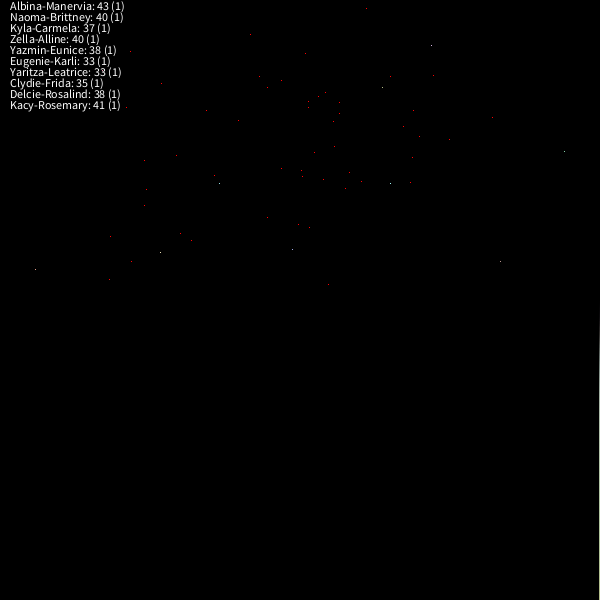
Frame 1 (no input)
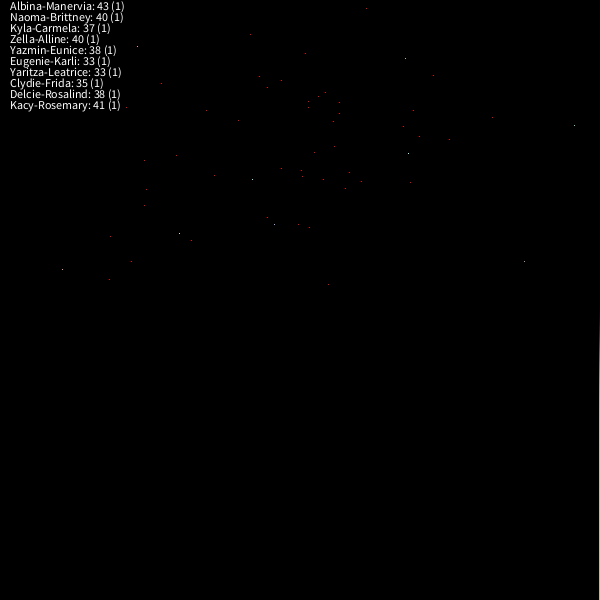
Frame 60 (the mouse pressed at the canvas centre just before this capture)
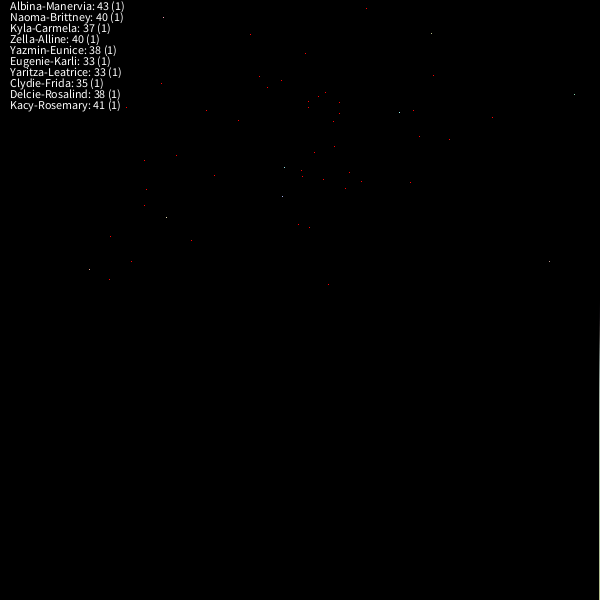
Frame 120 (the mouse held since frame 60 and released just before this capture)

The Processing sketch that drew these frames (run headless with seeded random() and noise(); from frame 60 on, the mouse is pressed at the canvas centre):

// Processing sketch: monsters
// ── monsters.pde
ArrayList<HashMap<String, DataPoint>> graph = new ArrayList<HashMap<String, DataPoint>>();

HashMap<String, DataPoint> families = new HashMap<String, DataPoint>();
PVector worldPos, worldDims;
PVector boundaryTopLeft, boundaryBottomRight;

class DataPoint {
  int count, health;
  float average;
  
  color col;
}








int C_ID = 0;



void log(String s) {
  println(s);
}


ArrayList<C> cs = new ArrayList<C>();
ArrayList<Food> food = new ArrayList<Food>();
void setup() {
  size(600, 600);

  worldPos = new PVector(0, 0);
  worldDims = new PVector(width, height / 2);
  boundaryTopLeft = new PVector(worldPos.x, worldPos.y);
  boundaryBottomRight = new PVector(worldPos.x + worldDims.x, worldPos.y + worldDims.y);
  for (int i = 0; i< 10; i += 1) {
    float x = random(worldPos.x + 20, worldPos.x + worldDims.x - 20);
    float y = random(worldPos.y + 20, worldPos.y + worldDims.y - 20);
    cs.add(new C(x, y));
  }

  for (int i = 0; i< 50; i += 1) {
    food.add(new Food());
  }

  frameRate(5000);

  int x = (int)boxmuller(0, 100);
  int i = 0;
  while (x > 20) {
    i += 1;
    x = (int)boxmuller(0, 100);
  }
  println(i + "iterations : " + x);
}

void draw() {
  int virusSig = -1;
  if (random(0, 100) <= 25) {
    virusSig = (int)random(0, 1000);
    //log("virus (" + virusSig + ") appeared");
  }
  boolean refreshFamilies = false;
  if (frameCount % 200 == 0 || frameCount < 2) {
    refreshFamilies = true;
    families.clear();
  }
  background(0);
  loadPixels();
  for (int i = cs.size() -1; i >= 0; i -= 1) {
    C c = cs.get(i);
    if (c.dead) { 
      cs.remove(i);
      continue;
    }
    if (virusSig >= 0 && virusSig == c.virusSig) {
      if (random(0, c.health + (c.survived * 10)) <= 25 ) {
        c.dead =true;
        log(c.getName() + " died from virus (" + virusSig + ")");
      } else {
        // log(c.getName() + " survived virus (" + virusSig + ")");
        c.survived += 1;
      }
    }
    if (!c.dead) {
      c.update();
      c.draw();


      if (refreshFamilies) {
        if (families.get(c.lastName) != null) {
          DataPoint ii = families.get(c.lastName);
          ii.health += c.health;
          ii.count += 1;

          families.put(c.lastName, ii);
        } else {
          DataPoint p = new DataPoint();
          p.count = 1;
          p.health = floor(c.health);
          p.col = c.col;
          families.put(c.lastName, p);
        }
      }
    }
  }
  if (refreshFamilies) {
    for (DataPoint d : families.values()) {
      d.average = d.health / d.count;
    }
    graph.add( (HashMap<String, DataPoint>)families.clone());
    if (graph.size()>width/2) {
      graph.remove(0);
    }
  }

  for (Food f : food) {
    f.draw();
  }
  updatePixels();

  if (cs.size() < 4) {
    for (int i = 0; i < 4; i += 1) {
      float x = random(worldPos.x + 20, worldPos.x + worldDims.x - 20);
      float y = random(worldPos.y + 20, worldPos.y + worldDims.y - 20);
      // cs.add(new C(x,y));
      C c = new C(x, y);
      cs.add(c);
      log(c.getName() + " appeared from nowhere");
    }
  }
  float y = 10;
  fill(255);
  for (String K : families.keySet()) {
    DataPoint ii = families.get(K);
    text(K + ": " + floor(ii.average) + " (" + ii.count + ")", 10, y);
    y += 11;
  }

  int highest = 0;
  
  for (HashMap<String, DataPoint> map : graph) {

    
    for (DataPoint V : map.values()) {
      if (floor(V.average) > highest) {
        highest = floor(V.average);
      }
      
        
    }
  }
  HashMap<String, PVector> pointsA = new HashMap<String, PVector>();
  HashMap<String, PVector> pointsB = new HashMap<String, PVector>();
  float gx = 0;
  float gy = 0;
  for (HashMap<String, DataPoint> map : graph) {
    
    gx += 1;
    float ggx = map(gx, 0, graph.size(), 0, width);
    for (String K : map.keySet()) {
      
      DataPoint V = map.get(K);
      gy = map(V.average, 0, highest, height, height / 2);
      stroke(V.col);
      float fromx=ggx-1, fromy=height;
      PVector p = pointsB.get(K);
      if (p != null) {
        fromx = p.x;
        fromy = p.y;
      }
      line(fromx, fromy, ggx, gy);
      pointsA.put(K, new PVector(ggx, gy));
    }
    pointsB = (HashMap<String,PVector>)pointsA.clone();
    pointsA.clear();
  }
}

float angle(PVector v1, PVector v2) {
  float a = atan2(v2.y, v2.x) - atan2(v1.y, v1.x);
  if (a < 0) a += TWO_PI;
  return a;
}
// ── createure_class.pde
class C {
  int id;
  Eye e;
  PVector pos;
  PVector dir;
  float facingAngle = 0;
  float speed;
  float radius;
  float health = 0;
  color col;
  float turnDir = 0;
  int maxChildren = 0;
  int countChildren = 0;
  boolean dead = false;
  float healthLossPerTurn;
  float age = 0;
  float willDieAtAge;
  String firstName, lastName;
  float canBreedAtHealth;
  float ageIncFromBreeding;
  float ageFactorFromFood;
  C parent = null;
  int cycles = 0;
  int virusSig = 0;
  int survived = 1;
  C (float x, float y) {
    e = new Eye();
    pos = new PVector(x, y);
    C_ID += 1;
    id = C_ID;
    willDieAtAge = (int)boxmuller(boxmuller(0, 1000), boxmuller(1000, 5000));
    canBreedAtHealth = boxmuller(90, 300);


    speed = boxmuller(0.1, 1);
    newDir();
    radius = boxmuller(3, 10);
    col = color(random(128, 255), random(128, 255), random(128, 255));
    turnDir = random(0, 1) > 0.5 ? 1 : -1;
    maxChildren = (int)boxmuller(1, 5);
    health = boxmuller(25, 50);
    healthLossPerTurn = boxmuller(0.1, 2);
    firstName = getNewName(1);
    lastName = getNewName(2);
    ageIncFromBreeding = boxmuller(0, 5);
    ageFactorFromFood = boxmuller(0, 1);
    virusSig = (int) random(0, 1000);
  }

  int getHealth() {
    return (int) floor(health);
  }

  String getAgeString() {
    return floor(age) + " c(" + cycles + ") le(" + floor(willDieAtAge) + ")";
  }

  String getName() {
    return firstName + " " + lastName;
  }

  C copy() {
    C c = new C(this.pos.x + (this.radius * 2), this.pos.y);
    c.e = this.e.copy();
    c.radius = this.radius * boxmuller(0.99, 1.01);
    c.speed = this.speed * boxmuller(0.99, 1.01);
    c.col = this.col;
    c.health = this.health / 2;
    c.healthLossPerTurn = this.healthLossPerTurn * boxmuller(0.99, 1.01);
    c.maxChildren = this.maxChildren + (int) boxmuller(-1, 1);
    c.age = 0;
    c.willDieAtAge = this.willDieAtAge + (int) boxmuller(-5, 5);
    this.health /= 4;
    c.parent = this;
    c.lastName = this.lastName;
    c.canBreedAtHealth = this.canBreedAtHealth * boxmuller(0.99, 1.01);
    c.ageFactorFromFood = this.ageFactorFromFood * boxmuller(0.9, 1.1);
    c.ageIncFromBreeding = this.ageIncFromBreeding * boxmuller(0.9, 1.1);
    c.virusSig = this.virusSig;// + (int) boxmuller(-1,1);
    if (boxmuller(0, 100) <= 1) {
      c.virusSig += (int) random(-1, 1);
    }
    c.survived = this.survived / 2;

    return c;
  }

  void draw() {
    if (dead) return;
    // int idx
    int idx = floor(pos.x) + floor(pos.y) * width;
    pixels[idx] = col;
    //stroke(255);
    //fill(col);
    //ellipse(pos.x, pos.y, radius, radius);

    // text(floor(health) + " (" + floor(age) + ")", pos.x + (radius), pos.y);
    //if (this.parent != null && !this.parent.dead) {
    //  stroke(32);
    //    line(pos.x, pos.y, parent.pos.x, parent.pos.y);
    //}
    //    facingAngle += radians(1);
  }

  void update() {
    if (dead) return;
    age += 1;
    cycles += 1;
    health -= (healthLossPerTurn * (radius * 0.01)) * speed;
    e.look(pos, id);
    if (e.collide) {
      if (e.foundFood && e.eatMe != null) {
        newDir(e.eatMe.pos);
      } else {
        newDir();
      }
    }



    if (pos.x + dir.x <= radius || pos.x + dir.x >= boundaryBottomRight.x - radius || pos.y + dir.y <= radius || pos.y + dir.y >= boundaryBottomRight.y - radius ) {
      newDir();
    } else {
      pos.add(dir);
      if (e.eatMe != null) {
        if (PVector.dist(pos, e.eatMe.pos) < radius) {
          health += e.eatMe.nutrition;
          age += e.eatMe.nutrition * ageFactorFromFood;
          e.eatMe.setPos(true);

          e.eatMe = null;
        }
      }
    }

    if (health > 100) {
      C c = this.copy();
      cs.add(c);
      log(this.getName() + " gave birth to " + c.getName());
      countChildren += 1;
      age += ageIncFromBreeding;

      //if (countChildren >= maxChildren) {
      //  log(this.getName() + " died (too many children)");
      //  dead = true;
      //}
    } else if (health <= 0 ) {
      dead = true;
      log(this.getName() + " starved to death at age " + getAgeString());
    } else if (age > willDieAtAge) {
      int a = (int)abs(age - willDieAtAge);
      int r = (int) (random(0, 5000));
      if (r < a) {
        log(this.getName() + " died of old age at age " + getAgeString());
        dead = true;
      }
    }
    //PVector pp = PVector.fromAngle(facingAngle);

    //line(pos.x, pos.y, pos.x + pp.x, pos.x + pp.y);
  }

  void newDir() {
    facingAngle += radians( random(1, 5)) * turnDir;
    dir = PVector.fromAngle(facingAngle);
    dir.normalize();
    dir.mult(speed);
    // facingAngle = PVector.sub(PVector.add(pos, dir), pos).heading();
    e.facing = facingAngle;
    if (random(0, 10000) <= 10) {
      turnDir = random(0, 1) > 0.5 ? 1 : -1;
    }
  }

  void newDir(PVector target) {
    dir = PVector.sub(target, pos);
    dir.normalize();
    dir.mult(speed);
    facingAngle = PVector.sub(PVector.add(pos, dir), pos).heading();
    e.facing = facingAngle;
  }
}
// ── distrib.pde
float boxmuller(float high, float low) {
  float answer = 0;
  
  float U = random(0,1), V = random(0,1);
  
  answer = sqrt(-2 * log(U)) * cos(TWO_PI * V);
  
  answer = map(answer, -5, 5, high, low);
  
  return answer;
}
// ── eye_and_monster.pde
class Eye {
  PVector pos;
  float angleFrom, angleTo, angleInc;
  float len;
  float facing;
  boolean collide =false;
  boolean foundFood = false;
  Food eatMe = null;
  float oscillate = 0;
  float osc_step = PI;




  Eye() {
    angleFrom = random(0, PI);
    angleTo = random(angleFrom, PI);
    angleInc = radians(random(5, 15));
    len = random(30, 50);
  }

  Eye copy() {
    Eye e = new Eye();
    e.angleFrom = this.angleFrom;
    e.angleTo = this.angleTo;
    e.len = this.len;
    e.facing = this.facing;
    e.eatMe = null;
    e.collide = false;
    e.foundFood = false;

    return e;
  }

  void look(PVector pos1, int id) {
    osc_step += radians(1);
    if (osc_step > TWO_PI) osc_step -= TWO_PI;
    oscillate = sin(osc_step);
    collide = false;
    boolean AlreadylookingForFood = foundFood;
    foundFood =false;


    this.pos = pos1.copy();
    PVector w = null;
    PVector pp = pos.copy();
    //  boolean drawMiddle = false;
    for (float a = facing - (angleFrom / 2); a < facing + (angleTo / 2); a += angleInc) {
      w = PVector.fromAngle(a + oscillate);
      PVector p = w.copy();



      p.normalize();
      pp = pos.copy();
      stroke(255);
      for (float i = 0; i < len; i += p.mag()) {
        pp.add(p.x, p.y);


        for (C o : cs) {
          if (outOfBounds(pp.x, pp.y)) {//(pp.x <= 1 || pp.x >= boundaryBottomRight.x || pp.y <= 1 || pp.y >= boundaryBottomRight.y) {
            collide = true;
            break;
          }
          if (o.id != id) { //i.e. it's not me
            if (PVector.dist(pp, o.pos) <= 12) {
              collide = true;
              break;
            }
          }
          if (!foundFood && !AlreadylookingForFood) {
            for (Food f : food) {
              if (f.coolDown > 0 ) continue;
              if (pp.x >= f.pos.x && pp.x <= f.pos.x + 2 && pp.y >= f.pos.y && pp.y <= f.pos.y + 2) {
                collide = true;
                foundFood = true;
                eatMe = f;
                break;
              }
            }
          }
        }
        // if (collide) break;
        // point(pp.x, pp.y);
      }
      // point(pp.x, pp.y);
    }
    if (AlreadylookingForFood) collide = true;
  }
}
// ── foodclass.pde
class Food {
  PVector pos;
  float nutrition;
  int coolDown = 0;
  Food() {
    pos = new PVector(0, 0);
    setPos(false);
  }

  void setPos(boolean withCoolDown) {
    float x = 0;
    float y = 0;
    while (x <= worldPos.x || x >= worldPos.x + worldDims.x) {
      x = boxmuller(worldPos.x - (worldDims.x / 2), worldPos.x + (worldDims.x * 1.5));
    }
    while (y <= worldPos.y || y >= worldPos.y + worldDims.y) {
      y = boxmuller(worldPos.y - (worldDims.y / 2), worldPos.y + (worldDims.y * 1.5));
    }

    pos.x = x;
    pos.y = y;
    nutrition = random(5, 20);
    if (withCoolDown) {
      coolDown = floor(random(100, 1000));
    }
  }

  void draw() {
    if (coolDown <= 0 ) {
      int idx = floor(pos.x) + floor(pos.y) * width;
      pixels[idx] = color(255, 0, 0);
    } else {
      coolDown -= 1;
    }
    //  stroke(255, 0, 0);
    //  fill(255, 0, 0);
    //  ellipse(pos.x, pos.y, 2, 2);
  }
}
// ── namesnames.pde
String[] names = {"Mary",
"Anna",
"Emma",
"Elizabeth",
"Minnie",
"Margaret",
"Ida",
"Alice",
"Bertha",
"Sarah",
"Annie",
"Clara",
"Ella",
"Florence",
"Cora",
"Martha",
"Laura",
"Nellie",
"Grace",
"Carrie",
"Maude",
"Mabel",
"Bessie",
"Jennie",
"Gertrude",
"Julia",
"Hattie",
"Edith",
"Mattie",
"Rose",
"Catherine",
"Lillian",
"Ada",
"Lillie",
"Helen",
"Jessie",
"Louise",
"Ethel",
"Lula",
"Myrtle",
"Eva",
"Frances",
"Lena",
"Lucy",
"Edna",
"Maggie",
"Pearl",
"Daisy",
"Fannie",
"Josephine",
"Dora",
"Rosa",
"Katherine",
"Agnes",
"Marie",
"Nora",
"May",
"Mamie",
"Blanche",
"Stella",
"Ellen",
"Nancy",
"Effie",
"Sallie",
"Nettie",
"Della",
"Lizzie",
"Flora",
"Susie",
"Maud",
"Mae",
"Etta",
"Harriet",
"Sadie",
"Caroline",
"Katie",
"Lydia",
"Elsie",
"Kate",
"Susan",
"Mollie",
"Alma",
"Addie",
"Georgia",
"Eliza",
"Lulu",
"Nannie",
"Lottie",
"Amanda",
"Belle",
"Charlotte",
"Rebecca",
"Ruth",
"Viola",
"Olive",
"Amelia",
"Hannah",
"Jane",
"Virginia",
"Emily",
"Matilda",
"Irene",
"Kathryn",
"Esther",
"Willie",
"Henrietta",
"Ollie",
"Amy",
"Rachel",
"Sara",
"Estella",
"Theresa",
"Augusta",
"Ora",
"Pauline",
"Josie",
"Lola",
"Sophia",
"Leona",
"Anne",
"Mildred",
"Ann",
"Beulah",
"Callie",
"Lou",
"Delia",
"Eleanor",
"Barbara",
"Iva",
"Louisa",
"Maria",
"Mayme",
"Evelyn",
"Estelle",
"Nina",
"Betty",
"Marion",
"Bettie",
"Dorothy",
"Luella",
"Inez",
"Lela",
"Rosie",
"Allie",
"Millie",
"Janie",
"Cornelia",
"Victoria",
"Ruby",
"Winifred",
"Alta",
"Celia",
"Christine",
"Beatrice",
"Birdie",
"Harriett",
"Mable",
"Myra",
"Sophie",
"Tillie",
"Isabel",
"Sylvia",
"Carolyn",
"Isabelle",
"Leila",
"Sally",
"Ina",
"Essie",
"Bertie",
"Nell",
"Alberta",
"Katharine",
"Lora",
"Rena",
"Mina",
"Rhoda",
"Mathilda",
"Abbie",
"Eula",
"Dollie",
"Hettie",
"Eunice",
"Fanny",
"Ola",
"Lenora",
"Adelaide",
"Christina",
"Lelia",
"Nelle",
"Sue",
"Johanna",
"Lilly",
"Lucinda",
"Minerva",
"Lettie",
"Roxie",
"Cynthia",
"Helena",
"Hilda",
"Hulda",
"Bernice",
"Genevieve",
"Jean",
"Cordelia",
"Marian",
"Francis",
"Jeanette",
"Adeline",
"Gussie",
"Leah",
"Lois",
"Lura",
"Mittie",
"Hallie",
"Isabella",
"Olga",
"Phoebe",
"Teresa",
"Hester",
"Lida",
"Lina",
"Marguerite",
"Winnie",
"Claudia",
"Vera",
"Cecelia",
"Bess",
"Emilie",
"John",
"Rosetta",
"Verna",
"Myrtie",
"Cecilia",
"Elva",
"Olivia",
"Ophelia",
"Georgie",
"Elnora",
"Violet",
"Adele",
"Lily",
"Linnie",
"Loretta",
"Madge",
"Polly",
"Virgie",
"Eugenia",
"Lucile",
"Lucille",
"Mabelle",
"Rosalie",
"Kittie",
"Meta",
"Angie",
"Dessie",
"Georgiana",
"Lila",
"Regina",
"Selma",
"Wilhelmina",
"Bridget",
"Lilla",
"Malinda",
"Vina",
"Freda",
"Gertie",
"Jeannette",
"Louella",
"Mandy",
"Roberta",
"Cassie",
"Corinne",
"Ivy",
"Melissa",
"Lyda",
"Naomi",
"Norma",
"Bell",
"Margie",
"Nona",
"Zella",
"Dovie",
"Elvira",
"Erma",
"Irma",
"Leota",
"William",
"Artie",
"Blanch",
"Charity",
"Janet",
"Lorena",
"Lucretia",
"Orpha",
"Alvina",
"Annette",
"Catharine",
"Elma",
"Geneva",
"Lee",
"Leora",
"Lona",
"Miriam",
"Zora",
"Linda",
"Octavia",
"Sudie",
"Zula",
"Adella",
"Alpha",
"Frieda",
"George",
"Joanna",
"Leonora",
"Priscilla",
"Tennie",
"Angeline",
"Docia",
"Ettie",
"Flossie",
"Hanna",
"Letha",
"Minta",
"Retta",
"Rosella",
"Adah",
"Berta",
"Elisabeth",
"Elise",
"Goldie",
"Leola",
"Margret",
"Adaline",
"Floy",
"Idella",
"Juanita",
"Lenna",
"Lucie",
"Missouri",
"Nola",
"Zoe",
"Eda",
"Isabell",
"James",
"Julie",
"Letitia",
"Madeline",
"Malissa",
"Mariah",
"Pattie",
"Vivian",
"Almeda",
"Aurelia",
"Claire",
"Dolly",
"Hazel",
"Jannie",
"Kathleen",
"Kathrine",
"Lavinia",
"Marietta",
"Melvina",
"Ona",
"Pinkie",
"Samantha",
"Susanna",
"Chloe",
"Donnie",
"Elsa",
"Gladys",
"Matie",
"Pearle",
"Vesta",
"Vinnie",
"Antoinette",
"Clementine",
"Edythe",
"Harriette",
"Libbie",
"Lilian",
"Lue",
"Lutie",
"Magdalena",
"Meda",
"Rita",
"Tena",
"Zelma",
"Adelia",
"Annetta",
"Antonia",
"Dona",
"Elizebeth",
"Georgianna",
"Gracie",
"Iona",
"Lessie",
"Leta",
"Liza",
"Mertie",
"Molly",
"Neva",
"Oma",
"Alida",
"Alva",
"Cecile",
"Cleo",
"Donna",
"Ellie",
"Ernestine",
"Evie",
"Frankie",
"Helene",
"Minna",
"Myrta",
"Prudence",
"Queen",
"Rilla",
"Savannah",
"Tessie",
"Tina",
"Agatha",
"America",
"Anita",
"Arminta",
"Dorothea",
"Ira",
"Luvenia",
"Marjorie",
"Maybelle",
"Mellie",
"Nan",
"Pearlie",
"Sidney",
"Velma",
"Clare",
"Constance",
"Dixie",
"Ila",
"Iola",
"Jimmie",
"Louvenia",
"Lucia",
"Ludie",
"Luna",
"Metta",
"Patsy",
"Phebe",
"Sophronia",
"Adda",
"Avis",
"Betsy",
"Bonnie",
"Cecil",
"Cordie",
"Emmaline",
"Ethelyn",
"Hortense",
"June",
"Louie",
"Lovie",
"Marcella",
"Melinda",
"Mona",
"Odessa",
"Veronica",
"Aimee",
"Annabel",
"Ava",
"Bella",
"Carolina",
"Cathrine",
"Christena",
"Clyde",
"Dena",
"Dolores",
"Eleanore",
"Elmira",
"Fay",
"Frank",
"Jenny",
"Kizzie",
"Lonnie",
"Loula",
"Magdalene",
"Mettie",
"Mintie",
"Peggy",
"Reba",
"Serena",
"Vida",
"Zada",
"Abigail",
"Celestine",
"Celina",
"Claudie",
"Clemmie",
"Connie",
"Daisie",
"Deborah",
"Dessa",
"Easter",
"Eddie",
"Emelia",
"Emmie",
"Imogene",
"India",
"Jeanne",
"Joan",
"Lenore",
"Liddie",
"Lotta",
"Mame",
"Nevada",
"Rachael",
"Sina",
"Willa",
"Aline",
"Beryl",
"Charles",
"Daisey",
"Dorcas",
"Edmonia",
"Effa",
"Eldora",
"Eloise",
"Emmer",
"Era",
"Gena",
"Henry",
"Iris",
"Izora",
"Lennie",
"Lissie",
"Mallie",
"Malvina",
"Mathilde",
"Mazie",
"Queenie",
"Robert",
"Rosina",
"Salome",
"Theodora",
"Therese",
"Vena",
"Wanda",
"Wilda",
"Altha",
"Anastasia",
"Besse",
"Bird",
"Birtie",
"Clarissa",
"Claude",
"Delilah",
"Diana",
"Emelie",
"Erna",
"Fern",
"Florida",
"Frona",
"Hilma",
"Joseph",
"Juliet",
"Leonie",
"Lugenia",
"Mammie",
"Manda",
"Manerva",
"Manie",
"Nella",
"Paulina",
"Philomena",
"Rae",
"Selina",
"Sena",
"Theodosia",
"Tommie",
"Una",
"Vernie",
"Adela",
"Althea",
"Amalia",
"Amber",
"Angelina",
"Annabelle",
"Anner",
"Arie",
"Clarice",
"Corda",
"Corrie",
"Dell",
"Dellar",
"Donie",
"Doris",
"Elda",
"Elinor",
"Emeline",
"Emilia",
"Esta",
"Estell",
"Etha",
"Fred",
"Hope",
"Indiana",
"Ione",
"Jettie",
"Johnnie",
"Josiephine",
"Kitty",
"Lavina",
"Leda",
"Letta",
"Mahala",
"Marcia",
"Margarette",
"Maudie",
"Maye",
"Norah",
"Oda",
"Patty",
"Paula",
"Permelia",
"Rosalia",
"Roxanna",
"Sula",
"Vada",
"Winnifred",
"Adline",
"Almira",
"Alvena",
"Arizona",
"Becky",
"Bennie",
"Bernadette",
"Camille",
"Cordia",
"Corine",
"Dicie",
"Dove",
"Drusilla",
"Elena",
"Elenora",
"Elmina",
"Ethyl",
"Evalyn",
"Evelina",
"Faye",
"Huldah",
"Idell",
"Inga",
"Irena",
"Jewell",
"Kattie",
"Lavenia",
"Leslie",
"Lovina",
"Lulie",
"Magnolia",
"Margeret",
"Margery",
"Media",
"Millicent",
"Nena",
"Ocie",
"Orilla",
"Osie",
"Pansy",
"Ray",
"Rosia",
"Rowena",
"Shirley",
"Tabitha",
"Thomas",
"Verdie",
"Walter",
"Zetta",
"Zoa",
"Zona",
"Albertina",
"Albina",
"Alyce",
"Amie",
"Angela",
"Annis",
"Carol",
"Carra",
"Clarence",
"Clarinda",
"Delphia",
"Dillie",
"Doshie",
"Drucilla",
"Etna",
"Eugenie",
"Eulalia",
"Eve",
"Felicia",
"Florance",
"Fronie",
"Geraldine",
"Gina",
"Glenna",
"Grayce",
"Hedwig",
"Jessica",
"Jossie",
"Katheryn",
"Katy",
"Lea",
"Leanna",
"Leitha",
"Leone",
"Lidie",
"Loma",
"Lular",
"Magdalen",
"Maymie",
"Minervia",
"Muriel",
"Neppie",
"Olie",
"Onie",
"Osa",
"Otelia",
"Paralee",
"Patience",
"Rella",
"Rillie",
"Rosanna",
"Theo",
"Tilda",
"Tishie",
"Tressa",
"Viva",
"Yetta",
"Zena",
"Zola",
"Abby",
"Aileen",
"Alba",
"Alda",
"Alla",
"Alverta",
"Ara",
"Ardelia",
"Ardella",
"Arrie",
"Arvilla",
"Augustine",
"Aurora",
"Bama",
"Bena",
"Byrd",
"Calla",
"Camilla",
"Carey",
"Carlotta",
"Celestia",
"Cherry",
"Cinda",
"Classie",
"Claudine",
"Clemie",
"Clifford",
"Clyda",
"Creola",
"Debbie",
"Dee",
"Dinah",
"Doshia",
"Ednah",
"Edyth",
"Eleanora",
"Electa",
"Eola",
"Erie",
"Eudora",
"Euphemia",
"Evalena",
"Evaline",
"Faith",
"Fidelia",
"Freddie",
"Golda",
"Harry",
"Helma",
"Hermine",
"Hessie",
"Ivah",
"Janette",
"Jennette",
"Joella",
"Kathryne",
"Lacy",
"Lanie",
"Lauretta",
"Leana",
"Leatha",
"Leo",
"Liller",
"Lillis",
"Louetta",
"Madie",
"Mai",
"Martina",
"Maryann",
"Melva",
"Mena",
"Mercedes",
"Merle",
"Mima",
"Minda",
"Monica",
"Nealie",
"Netta",
"Nolia",
"Nonie",
"Odelia",
"Ottilie",
"Phyllis",
"Robbie",
"Sabina",
"Sada",
"Sammie",
"Suzanne",
"Sybilla",
"Thea",
"Tressie",
"Vallie",
"Venie",
"Viney",
"Wilhelmine",
"Winona",
"Zelda",
"Zilpha",
"Adelle",
"Adina",
"Adrienne",
"Albertine",
"Alys",
"Ana",
"Araminta",
"Arthur",
"Birtha",
"Bulah",
"Caddie",
"Celie",
"Charlotta",
"Clair",
"Concepcion",
"Cordella",
"Corrine",
"Delila",
"Delphine",
"Dosha",
"Edgar",
"Elaine",
"Elisa",
"Ellar",
"Elmire",
"Elvina",
"Ena",
"Estie",
"Etter",
"Fronnie",
"Genie",
"Georgina",
"Glenn",
"Gracia",
"Guadalupe",
"Gwendolyn",
"Hassie",
"Honora",
"Icy",
"Isa",
"Isadora",
"Jesse",
"Jewel",
"Joe",
"Johannah",
"Juana",
"Judith",
"Judy",
"Junie",
"Lavonia",
"Lella",
"Lemma",
"Letty",
"Linna",
"Littie",
"Lollie",
"Lorene",
"Louis",
"Love",
"Lovisa",
"Lucina",
"Lynn",
"Madora",
"Mahalia",
"Manervia",
"Manuela",
"Margarett",
"Margaretta",
"Margarita",
"Marilla",
"Mignon",
"Mozella",
"Natalie",
"Nelia",
"Nolie",
"Omie",
"Opal",
"Ossie",
"Ottie",
"Ottilia",
"Parthenia",
"Penelope",
"Pinkey",
"Pollie",
"Rennie",
"Reta",
"Roena",
"Rosalee",
"Roseanna",
"Ruthie",
"Sabra",
"Sannie",
"Selena",
"Sibyl",
"Tella",
"Tempie",
"Tennessee",
"Teressa",
"Texas",
"Theda",
"Thelma",
"Thursa",
"Ula",
"Vannie",
"Verona",
"Vertie",
"Wilma",
"Adell",
"Aggie",
"Alcie",
"Alfreda",
"Alicia",
"Allene",
"Almyra",
"Anastacia",
"Andrea",
"Archie",
"Aria",
"Arminda",
"Audrey",
"Aura",
"Avie",
"Berdie",
"Buena",
"Calista",
"Cammie",
"Cara",
"Celesta",
"Celeste",
"Chaney",
"Chanie",
"Charlie",
"Charlottie",
"Chrissie",
"Christene",
"Christiana",
"Cleora",
"Clora",
"Coralie",
"Dana",
"Dave",
"David",
"Dayse",
"Dean",
"Delfina",
"Deliah",
"Delina",
"Delle",
"Dicy",
"Donia",
"Dulcie",
"Earl",
"Edward",
"Edwina",
"Ela",
"Eleonora",
"Elta",
"Elvie",
"Elza",
"Elzada",
"Emaline",
"Ester",
"Eulah",
"Eulalie",
"Euna",
"Lonie",
"Zadie",
"Eveline",
"Lelah",
"Nanie",
"Petra",
"Glennie",
"Juliette",
"Mannie",
"Mercy",
"Miranda",
"Nana",
"Zilpah",
"Almedia",
"Byrdie",
"Claribel",
"Coral",
"Exie",
"Justine",
"Malissie",
"Myrtice",
"Narcissus",
"Rosamond",
"Theresia",
"Valeria",
"Vessie",
"Victorine",
"Arabella",
"Audie",
"Carmen",
"Dottie",
"Flo",
"Fredericka",
"Gloria",
"Gusta",
"Icie",
"Lillia",
"Lota",
"Nathalie",
"Nita",
"Ota",
"Ramona",
"Texie",
"Will",
"Zillah",
"Aida",
"Arra",
"Belva",
"Biddie",
"Bula",
"Carry",
"Courtney",
"Crete",
"Dossie",
"Evangeline",
"Flavia",
"Fleta",
"Fronia",
"Gillie",
"Jinnie",
"Jonnie",
"Karen",
"Katharina",
"Mell",
"Mirtie",
"Mora",
"Ninnie",
"Odie",
"Pink",
"Rettie",
"Rozella",
"Sofia",
"Sybil",
"Sylvania",
"Tilla",
"Ursula",
"Veda",
"Zaida",
"Zenobia",
"Aletha",
"Andrew",
"Ason",
"Bina",
"Chloie",
"Christie",
"Corean",
"Corinna",
"Elodie",
"Epsie",
"Eugene",
"Exa",
"Gail",
"Georgine",
"Gretta",
"Henriette",
"Jeffie",
"Jemima",
"Jo",
"Johnie",
"Josefa",
"Juliana",
"Katharyn",
"Lannie",
"Lavada",
"Leonore",
"Levina",
"Libby",
"Lilie",
"Louanna",
"Mabell",
"Madeleine",
"Marinda",
"Mila",
"Neta",
"Orlena",
"Ova",
"Ozella",
"Ressie",
"Rosena",
"Rosey",
"Senora",
"Siddie",
"Susana",
"Susanne",
"Texanna",
"Tiney",
"Tinie",
"Tiny",
"Vernon",
"Achsah",
"Agness",
"Ala",
"Alabama",
"Alexina",
"Alfred",
"Altie",
"Ama",
"Amalie",
"Amelie",
"Amey",
"Amma",
"Ammie",
"Anie",
"Annabell",
"Arta",
"Attie",
"Audra",
"Azzie",
"Carl",
"Cathryn",
"Cena",
"Chester",
"Chestina",
"Clem",
"Crissie",
"Cyntha",
"Daisye",
"Dellia",
"Delta",
"Dema",
"Dezzie",
"Dola",
"Dollye",
"Eithel",
"Elba",
"Elfrieda",
"Elmer",
"Elna",
"Emogene",
"Enola",
"Verda",
"Gretchen",
"Hermina",
"Nelly",
"Eller",
"Hetty",
"Luetta",
"Pennie",
"Rosemary",
"Beckie",
"Buna",
"Caldonia",
"Candace",
"Edla",
"Florrie",
"Jodie",
"Luisa",
"Myrtis",
"Trudie",
"Agusta",
"Alphonsine",
"Cary",
"Dellie",
"Delpha",
"Gene",
"Joyce",
"Kathyrn",
"Loretto",
"Lucindy",
"Maybell",
"Odile",
"Orah",
"Prudie",
"Rhea",
"Rinda",
"Rosy",
"Roxy",
"Sarrah",
"Susannah",
"Tula",
"Alwina",
"Arah",
"Bernadine",
"Capitola",
"Cathern",
"Columbia",
"Eileen",
"Elizbeth",
"Eura",
"Hennie",
"Henretta",
"Ivie",
"Jeanie",
"Justina",
"Leaner",
"Leonia",
"Lorraine",
"Lucetta",
"Macie",
"Mahalie",
"Marry",
"Novella",
"Olevia",
"Phillis",
"Philomene",
"Salina",
"Sinda",
"Tinnie",
"Vashti",
"Vella",
"Verne",
"Veva",
"Vicy",
"Zita",
"Affie",
"Albert",
"Albertha",
"Anabel",
"Artelia",
"Atha",
"Barbra",
"Beaulah",
"Bertina",
"Birdella",
"Blossom",
"Carmela",
"Carolyne",
"Cilla",
"Denise",
"Dorthea",
"Eleonore",
"Fairy",
"Fannye",
"Franc",
"Francina",
"Francisca",
"Genevra",
"Helga",
"Iza",
"Jeanetta",
"Jeannie",
"Jerusha",
"Laurie",
"Lisette",
"Loda",
"Lorenza",
"Luda",
"Lynda",
"Marget",
"Mariam",
"Modena",
"Nanna",
"Nelie",
"Olena",
"Laurel",
"Lelar",
"Matilde",
"Simona",
"Thora",
"Angelita",
"Berenice",
"Dagmar",
"Dina",
"Ema",
"Florine",
"Loraine",
"Maida",
"Missie",
"Arline",
"Beatrix",
"Dorathea",
"Elenor",
"Ellis",
"Gertha",
"Lesta",
"Orrie",
"Rebekah",
"Rossie",
"Almina",
"Arlena",
"Bee",
"Carlie",
"Dot",
"Earlie",
"Elfie",
"Ermine",
"Francisqui",
"Georgeanna",
"Glendora",
"Leontine",
"Leva",
"Litha",
"Luberta",
"Marianna",
"Parlee",
"Pearla",
"Perry",
"Sister",
"Thresa",
"Tom",
"Alene",
"Alverda",
"Antonette",
"Argie",
"Arkie",
"Arletta",
"Arlie",
"Bea",
"Bert",
"Bettye",
"Bobbie",
"Cappie",
"Caro",
"Cloe",
"Corene",
"Deetta",
"Elberta",
"Ether",
"Felicie",
"Frederica",
"Hellen",
"Icey",
"Ines",
"Ivey",
"Junia",
"Laney",
"Lassie",
"Lockie",
"Lossie",
"Lovey",
"Marianita",
"Mattye",
"Crystal",
"Rubie",
"Milly",
"Pluma",
"Ruie",
"Vira",
"Cleva",
"Gennie",
"Maxie",
"Sadye",
"Vennie",
"Zettie",
"Clevie",
"Delma",
"Ferne",
"Golden",
"Maebelle",
"Maxine",
"Pearly",
"Roma",
"Savanah",
"Savilla",
"Valerie",
"Violetta",
"Adelina",
"Alzina",
"Annice",
"Beda",
"Clarabelle",
"Fleda",
"Garnet",
"Goldia",
"Grover",
"Laila",
"Leala",
"Lilah",
"Lyla",
"Naoma",
"Nealy",
"Olivine",
"Rutha",
"Sussie",
"Theodocia",
"Tracy",
"Trinidad",
"Vassie",
"Zina",
"Arley",
"Aurore",
"Beth",
"Channie",
"Dennie",
"Freida",
"Georganna",
"Izetta",
"Kathern",
"Lady",
"Lala",
"Leland",
"Lilia",
"Lurana",
"Mozelle",
"Norine",
"Oney",
"Clotilde",
"Nova",
"Myrna",
"Medora",
"Valentine",
"Hildur",
"Imo",
"Joy",
"Ragna",
"Santos",
"Vinie",
"Emmy",
"Hildegarde",
"Octa",
"Aurilla",
"Beula",
"Laverne",
"Lera",
"Macy",
"Margrett",
"Melina",
"Montie",
"Pheobe",
"Alvira",
"Clella",
"Cornie",
"Dorotha",
"Dorthy",
"Dosia",
"Enid",
"Essa",
"Evelena",
"Genoveva",
"Greta",
"Ica",
"Ilma",
"Kay",
"Lalla",
"Lana",
"Leonor",
"Lolla",
"Lorna",
"Vergie",
"Mossie",
"Manuelita",
"Oline",
"Floyd",
"Ima",
"Janey",
"Villa",
"Billie",
"Clytie",
"Ermina",
"Hertha",
"Margaretha",
"Melanie",
"Metha",
"Patricia",
"Pricilla",
"Richard",
"Sigrid",
"Sydney",
"Thekla",
"Berniece",
"Betha",
"Florie",
"Hilah",
"Isla",
"Judie",
"Lethia",
"Lexie",
"Louisiana",
"Rubye",
"Silvia",
"Zelpha",
"Alwilda",
"Angele",
"Verlie",
"Zelia",
"Gay",
"Gunda",
"Octavie",
"Orelia",
"Retha",
"Signe",
"Anice",
"Carlota",
"Hollie",
"Lurline",
"Luz",
"Opha",
"Ura",
"Vicie",
"Alwine",
"Carmelita",
"Clemma",
"Dale",
"Elia",
"Eloisa",
"Eppie",
"Ernest",
"Gustie",
"Hazle",
"Ivory",
"Lu",
"Ebba",
"Margarete",
"Myrle",
"Nadine",
"Pallie",
"Betsey",
"Cleta",
"Filomena",
"Orra",
"Arlene",
"Margretta",
"Pairlee",
"Roy",
"Zana",
"Francies",
"Howard",
"Marjory",
"Garnett",
"Roxana",
"Cressie",
"Erla",
"Herma",
"Oliva",
"Rosalind",
"Chessie",
"Daphne",
"Lulah",
"Marvel",
"Monnie",
"Noemie",
"Elgie",
"Gregoria",
"Josefina",
"Fleeta",
"Jamie",
"Madaline",
"Hildred",
"Sibbie",
"Verena",
"Bernardine",
"Clemence",
"Forest",
"Forrest",
"Gerda",
"Hazelle",
"Nobie",
"Reva",
"Vonnie",
"Erin",
"Ethie",
"Jessye",
"Jetta",
"Myrl",
"Signa",
"Bethel",
"Jule",
"Delcie",
"Hildegard",
"Treva",
"Violette",
"Sylva",
"Twila",
"Virgil",
"Concetta",
"Elzie",
"Gayle",
"Idabelle",
"Lulla",
"Mira",
"Nila",
"Olar",
"Velva",
"Yvonne",
"Evia",
"Willia",
"Dortha",
"Else",
"Freeda",
"Versa",
"Ilah",
"Lester",
"Maurine",
"Vernice",
"Elmyra",
"Madelyn",
"Cannie",
"Carmella",
"Cliffie",
"Ever",
"Leafy",
"Olinda",
"Oral",
"Shellie",
"Virdie",
"Allena",
"Clotilda",
"Elida",
"Elvera",
"Fae",
"Josefita",
"Lurena",
"Versie",
"Vivien",
"Melba",
"Alline",
"Elfreda",
"Verla",
"Murl",
"Ouida",
"Flonnie",
"Palma",
"Consuelo",
"Lorine",
"Venus",
"Hasel",
"Lupe",
"Noma",
"Virgia",
"Alleen",
"Mavis",
"Nelda",
"Trilby",
"Adel",
"Buelah",
"Dorris",
"Milda",
"Odell",
"Stephanie",
"Velda",
"Bernetta",
"Neoma",
"Gaynell",
"Laurette",
"Coletta",
"Dewey",
"Zela",
"Zeta",
"Manila",
"Manilla",
"Cuba",
"Earline",
"Vlasta",
"Larue",
"Jacqueline",
"Onnie",
"Vara",
"Alena",
"Ilo",
"Imelda",
"Ardis",
"Delores",
"Irva",
"Gwen",
"Tomasa",
"Veta",
"Berneice",
"Lempi",
"Eathel",
"Janice",
"Marybelle",
"Chrystal",
"Elvia",
"Ilene",
"Margarite",
"Marianne",
"Odette",
"Antonina",
"Delsie",
"Portia",
"Carmel",
"Reatha",
"Aleen",
"Almeta",
"Lilyan",
"Jaunita",
"Jerry",
"Luvinia",
"Alvera",
"Allean",
"Dagny",
"Leoma",
"Oleta",
"Trula",
"Dannie",
"Ethyle",
"Ingeborg",
"Jeane",
"Laurine",
"Lorean",
"Marge",
"Margueritta",
"Mozell",
"Norene",
"Oneta",
"Rene",
"Lolita",
"Elouise",
"Cathleen",
"Bette",
"Lavon",
"Earnestine",
"Florene",
"Laverna",
"Rafaela",
"Germaine",
"Thyra",
"Loyce",
"Ozie",
"Cleda",
"Pearline",
"Ceola",
"Lavera",
"Marcelle",
"Romaine",
"Rosalyn",
"Augustina",
"Bonita",
"Dominga",
"Girtha",
"Isobel",
"Anona",
"Jackie",
"Syble",
"Edris",
"Santa",
"Theola",
"Veola",
"Ceil",
"Madlyn",
"Vernia",
"Diane",
"Ellamae",
"Irine",
"Linnea",
"Madalyn",
"Roslyn",
"Edrie",
"Vincenza",
"Yolanda",
"Edra",
"Orma",
"Ilda",
"Ardath",
"Renee",
"Astrid",
"Beadie",
"Beverly",
"Doretha",
"Neola",
"Vela",
"Wava",
"Marilyn",
"Evelyne",
"Dimple",
"Annamae",
"Elease",
"Williemae",
"Rosaline",
"Burnice",
"Charline",
"Charlene",
"Joanne",
"Theta",
"Deloris",
"Maureen",
"Rosabelle",
"Gilda",
"Herminia",
"Afton",
"Margurite",
"Otha",
"Clydie",
"Izola",
"Rosemarie",
"Arnetta",
"Gladyce",
"Floretta",
"Merna",
"Nedra",
"Clementina",
"Launa",
"Sonia",
"Aili",
"Gladis",
"Alease",
"Madonna",
"Azalee",
"Colleen",
"Darlene",
"Macel",
"Cleola",
"Loree",
"Meredith",
"Stephania",
"Dallas",
"Joann",
"Ozell",
"Antonetta",
"Arietta",
"Vivienne",
"Elinore",
"Benita",
"Glenda",
"Earlene",
"Arleen",
"Lavern",
"Ardell",
"Blanchie",
"Vilma",
"Erline",
"Felice",
"Pat",
"Georgette",
"Yvette",
"Assunta",
"Helyn",
"Lavonne",
"Audry",
"Dorathy",
"Stasia",
"Vita",
"Jayne",
"Maebell",
"Paul",
"Mafalda",
"Sandra",
"Maurice",
"Olympia",
"Masako",
"Stacia",
"Domenica",
"Ingrid",
"Wynona",
"Bernita",
"Carole",
"Elenore",
"Waneta",
"Esperanza",
"Madelene",
"Roselyn",
"Kathlyn",
"Ardith",
"Venita",
"Santina",
"Maryjane",
"Harold",
"Orene",
"Noreen",
"Terry",
"Antionette",
"Margot",
"Vernell",
"Dawn",
"Lahoma",
"Alexandra",
"Maryellen",
"Ruthe",
"Cleone",
"Kathaleen",
"Aldona",
"Janis",
"Christeen",
"Dorine",
"Caryl",
"Francine",
"Rosaria",
"Erlene",
"Georgetta",
"Olene",
"Sheila",
"Georgene",
"Yoshiko",
"Delora",
"Lavelle",
"Idamae",
"Carroll",
"Michelina",
"Catalina",
"Jack",
"Raymond",
"Liberty",
"Victory",
"Beverley",
"Laurene",
"Marilynn",
"Jeraldine",
"Marylou",
"Luverne",
"Cruz",
"Jacquelyn",
"Oneida",
"Concha",
"Marina",
"Doreen",
"Haruko",
"Felipa",
"Socorro",
"Elois",
"Toshiko",
"Carlene",
"Fumiko",
"Soledad",
"Gearldine",
"Mickey",
"Shirlee",
"Merry",
"Clarine",
"Lorayne",
"Marlene",
"Billy",
"Kiyoko",
"Elwanda",
"Elayne",
"Darline",
"Arlyne",
"Gerry",
"Marlys",
"Mardell",
"Willene",
"Inell",
"Venice",
"Ofelia",
"Toby",
"Peggie",
"Beatriz",
"Donald",
"Rochelle",
"Leatrice",
"Billye",
"Bobby",
"Darleen",
"Hortencia",
"Ethelene",
"Marylouise",
"Eris",
"Bettyjane",
"Penny",
"Dorene",
"Toni",
"Lynette",
"Vonda",
"Amparo",
"Bebe",
"Phylis",
"Bettylou",
"Wanita",
"Marceline",
"Vernelle",
"Ernestina",
"Doloris",
"Sharon",
"Delois",
"Pamela",
"Nanette",
"Ardelle",
"Natalia",
"Estela",
"Sherry",
"Twyla",
"Marlyn",
"Jacquelin",
"Enriqueta",
"Bobbye",
"Brenda",
"Patti",
"Lorrayne",
"Janell",
"Ladonna",
"Nada",
"Carla",
"Kenneth",
"Evangelina",
"Willodean",
"Charleen",
"Coleen",
"Illa",
"Shirlie",
"Ailene",
"Erlinda",
"Lita",
"Marilou",
"Lawanda",
"Charmaine",
"Cherie",
"Sonya",
"Raquel",
"Hortensia",
"Valencia",
"Jocelyn",
"Kazuko",
"Joye",
"Lidia",
"Roseann",
"Earlean",
"Ralph",
"Jeannine",
"Romona",
"Johnny",
"Jeanine",
"Joline",
"Felicitas",
"Carma",
"Melvin",
"Marva",
"Colette",
"Sondra",
"Marilee",
"Jolene",
"Jovita",
"Dorla",
"Dianne",
"Margy",
"Velia",
"Carrol",
"Arden",
"Margene",
"Beverlee",
"Maryanne",
"Joycelyn",
"Merlene",
"Norman",
"Oralia",
"Sydell",
"Jill",
"Ardeth",
"Armida",
"Marylin",
"Sonja",
"Laquita",
"Julianne",
"Nannette",
"Margo",
"Claudette",
"Jan",
"Arla",
"Charlsie",
"Marylyn",
"Mitzi",
"Patrica",
"Eartha",
"Herlinda",
"Trudy",
"Verdell",
"Joretta",
"Marsha",
"Verlene",
"Gerald",
"Lynne",
"Mariann",
"Joetta",
"Rosanne",
"Belia",
"Janelle",
"Merilyn",
"Ardyce",
"Cheryl",
"Rosita",
"Celine",
"Carleen",
"Carolee",
"Dian",
"Dorthey",
"Kathy",
"Robin",
"Kaye",
"Marita",
"Thomasina",
"Jimmy",
"Marta",
"Noel",
"Thalia",
"Nira",
"Sharlene",
"Rheta",
"Jerrie",
"Ginger",
"Jacklyn",
"Elissa",
"Paulette",
"Monna",
"Joellen",
"Lavona",
"Bonny",
"Gale",
"Luanne",
"Saundra",
"Luann",
"Pearlene",
"Ronald",
"Nancie",
"Shirlene",
"Marcelina",
"Sherrill",
"Vicki",
"Karol",
"Louann",
"Debra",
"Alison",
"Marylee",
"Sharron",
"Cathy",
"Darla",
"Norita",
"Gaye",
"Jeri",
"Shelby",
"Sandy",
"Loris",
"Shirleyann",
"Heather",
"Carolynn",
"Marla",
"Evonne",
"Darlyne",
"Vernetta",
"Rhonda",
"Shelba",
"Shelva",
"Deanna",
"Karla",
"Tanya",
"Annmarie",
"Wendy",
"Ruthann",
"Sherrie",
"Carolann",
"Evon",
"Sheryl",
"Jacquline",
"Karlene",
"Glennis",
"Karin",
"Marleen",
"Roxanne",
"Harlene",
"Annamarie",
"Jacque",
"Maralyn",
"Shari",
"Holly",
"Larae",
"Gayla",
"Deanne",
"Dianna",
"Simone",
"Leilani",
"Vickie",
"Diann",
"Karolyn",
"Deann",
"Noretta",
"Shelvia",
"Shelvie",
"Shelia",
"Shannon",
"Rosario",
"Janyce",
"Lisa",
"Jonell",
"Marolyn",
"Mimi",
"Noreta",
"Roseanne",
"Lorelei",
"Danielle",
"Vicky",
"Helaine",
"Maryjo",
"Deana",
"Janine",
"Michael",
"Ronda",
"Ronnie",
"Leanne",
"Michelle",
"Cindy",
"Michele",
"Jennifer",
"Judi",
"Karel",
"Karon",
"Glynda",
"Tamara",
"Suzann",
"Fran",
"Nanci",
"April",
"Hedy",
"Shelley",
"Kristin",
"Mari",
"Jannette",
"Jerri",
"Heidi",
"Lyn",
"Dotty",
"Suellen",
"Lonna",
"Kathie",
"Ilona",
"Laraine",
"Larry",
"Susann",
"Rona",
"Sharen",
"Lynnette",
"Scarlett",
"Belinda",
"Pam",
"Ruthanne",
"Jody",
"Juliann",
"Sherron",
"Donita",
"Georgiann",
"Jerilyn",
"Sharyn",
"Sherri",
"Suzan",
"Nyla",
"Trina",
"Judyth",
"Nikki",
"Sheri",
"Jana",
"Adrianne",
"Georgeann",
"Terri",
"Caren",
"Kristine",
"Geri",
"Jerilynn",
"Karan",
"Lesley",
"Rosann",
"Cheri",
"Leann",
"Phyliss",
"Merrily",
"Melody",
"Kaaren",
"Cassandra",
"Aloma",
"Cathie",
"Sandi",
"Ronna",
"Christy",
"Karren",
"Jerrilyn",
"Sheron",
"Michal",
"Pauletta",
"Merrilee",
"Terrie",
"Tonya",
"Sunny",
"Karyn",
"Chris",
"Nicole",
"Ginny",
"Charla",
"Tana",
"Charolette",
"Alexis",
"Kerry",
"Marcy",
"Cheryle",
"Kathi",
"Karyl",
"Candy",
"Sherryl",
"Luana",
"Dennis",
"Marty",
"Rozanne",
"Carlyn",
"Jacquelynn",
"Shelly",
"Caron",
"Suzette",
"Dorinda",
"Teri",
"Alana",
"Danna",
"Maribeth",
"Pamala",
"Rosalinda",
"Kim",
"Andra",
"Elyse",
"Pamella",
"Bobbi",
"Corliss",
"Cheryll",
"Graciela",
"Sherilyn",
"Deirdre",
"Gerri",
"Glinda",
"Gary",
"Mickie",
"Marybeth",
"Cherrie",
"Kelly",
"Lauren",
"Laureen",
"Patrice",
"Aleta",
"Candice",
"Kristina",
"Vickey",
"Nicki",
"Deena",
"Daryl",
"Janeen",
"Leigh",
"Meryl",
"Bettina",
"Robyn",
"Sharyl",
"Erica",
"Lani",
"Leslee",
"Deidre",
"Katrina",
"Kimberly",
"Kristi",
"Randy",
"Cherryl",
"Unknown",
"Dayle",
"Randi",
"Kristen",
"Lori",
"Allison",
"Jacalyn",
"Starr",
"Kendra",
"Suzanna",
"Debby",
"Valarie",
"Melodie",
"Annemarie",
"Michaele",
"Kris",
"Janna",
"Trudi",
"Sandie",
"Daria",
"Tammy",
"Vikki",
"Ricki",
"Rachelle",
"Tonia",
"Marcie",
"Candis",
"Shiela",
"Regenia",
"Debora",
"Maura",
"Caryn",
"Hollis",
"Kristie",
"Lizabeth",
"Regena",
"Denice",
"Drema",
"Shawn",
"Shirleen",
"Cathey",
"Cristina",
"Lyndia",
"Blanca",
"Fonda",
"Renae",
"Kathlene",
"Loreen",
"Shauna",
"Sharman",
"Valorie",
"Sanjuanita",
"Adrian",
"Bethany",
"Christa",
"Sanjuana",
"Candyce",
"Lorrie",
"Tara",
"Pamelia",
"Darcy",
"Hilary",
"Kristy",
"Collette",
"Roxann",
"Stacy",
"Lindsay",
"Lindy",
"Debrah",
"Mindy",
"Krista",
"Leticia",
"Kyle",
"Terese",
"Mara",
"Nicolette",
"Vanessa",
"Merrie",
"Debbra",
"Jenifer",
"Lourdes",
"Stacey",
"Geralyn",
"Jaclyn",
"Tracey",
"Sharleen",
"Lorie",
"Allyson",
"Angelia",
"Jann",
"Joleen",
"Christi",
"Esmeralda",
"Teena",
"Gwenda",
"Allyn",
"Rhona",
"Brinda",
"Pandora",
"Jodi",
"Kimberley",
"Megan",
"Lauri",
"Paige",
"Deborrah",
"Joette",
"Lise",
"Jacqulyn",
"Milagros",
"Marlena",
"Roxane",
"Ellyn",
"Debera",
"Joni",
"Robbin",
"Cindi",
"Tricia",
"Brooke",
"Doretta",
"Lorri",
"Danette",
"Marci",
"Alisa",
"Kari",
"Lesa",
"Francesca",
"Lanette",
"Sharla",
"Kimberlee",
"Zandra",
"Sheree",
"Sabrina",
"Valinda",
"Sherie",
"Joanie",
"Starla",
"Merri",
"Kerri",
"Leeann",
"Vernita",
"Cherri",
"Bambi",
"Renita",
"Janel",
"Desiree",
"Denese",
"Roni",
"Sheilah",
"Athena",
"Jeryl",
"Danita",
"Gisele",
"Sherree",
"Debi",
"Kandy",
"Felecia",
"Migdalia",
"Dayna",
"Debbi",
"Debroah",
"Jaye",
"Monique",
"Tami",
"Taryn",
"Lorinda",
"Moira",
"Melodee",
"Sheryll",
"Trena",
"Noemi",
"Leesa",
"Marisa",
"Dawna",
"Kelley",
"Tracie",
"Dani",
"Sheena",
"Dara",
"Kelli",
"Shawna",
"Barb",
"Kathey",
"Kellie",
"Angel",
"Wendi",
"Gaylene",
"Liz",
"Jeanna",
"Kara",
"Leisa",
"Chandra",
"Dori",
"Jami",
"Meg",
"Maritza",
"Stacie",
"Glynis",
"Juli",
"Babette",
"Tammie",
"Tamera",
"Tamra",
"Traci",
"Tammi",
"Deb",
"Tamela",
"Cyndi",
"Gabrielle",
"Cathi",
"Erika",
"Candi",
"Jacki",
"Nilda",
"Keri",
"Sarita",
"Tia",
"Bridgette",
"Tamie",
"Brigitte",
"Suzy",
"Kirsten",
"Tambra",
"Missy",
"Gigi",
"Perri",
"Karrie",
"Lissa",
"Lanita",
"Mark",
"Suzie",
"Bev",
"Val",
"Alyson",
"Tresa",
"Kandi",
"Bridgett",
"Cari",
"Tori",
"Edie",
"Alesia",
"Ivette",
"Jaime",
"Kerrie",
"Renea",
"Angelica",
"Liane",
"Shelli",
"Lesia",
"Penni",
"Tonja",
"Keely",
"Melisa",
"Tari",
"Deedee",
"Kayla",
"Lisha",
"Misty",
"Deidra",
"Leisha",
"Elana",
"Adriana",
"Loriann",
"Tania",
"Dedra",
"Evette",
"Latanya",
"Fawn",
"Risa",
"Krystal",
"Deeann",
"Johnna",
"Velvet",
"Corina",
"Jeana",
"Angelique",
"Marnita",
"Jonna",
"Machelle",
"Maribel",
"Barbie",
"Loria",
"Gwyn",
"Shanna",
"Monika",
"Trisha",
"Anthony",
"Alecia",
"Janene",
"Latonya",
"Troy",
"Staci",
"Whitney",
"Tiffany",
"Stefanie",
"Melonie",
"Marisol",
"Aretha",
"Marti",
"Darci",
"Adriene",
"Dawne",
"Charisse",
"Shirl",
"Hillary",
"Lesli",
"Jena",
"Brigette",
"Tamala",
"Shana",
"Delisa",
"Jayme",
"Maricela",
"Alyssa",
"Michell",
"Tonda",
"Kevin",
"Richelle",
"Jeanmarie",
"Marissa",
"Melony",
"Deneen",
"Mia",
"Kecia",
"Djuna",
"Djuana",
"Ashley",
"Noelle",
"Renata",
"Tessa",
"Anjanette",
"Denine",
"Daneen",
"Holli",
"Kimberli",
"Linette",
"Christal",
"Shaun",
"Alisha",
"Kendall",
"Elaina",
"Karri",
"Delinda",
"Tyra",
"Loren",
"Tawana",
"Marnie",
"Dionne",
"Kimberlie",
"Gabriela",
"Casandra",
"Marni",
"Tangela",
"Kimberely",
"Shanda",
"Demetria",
"Lavonda",
"Natasha",
"Mechelle",
"Shonda",
"Yolonda",
"Brigid",
"Julianna",
"Carin",
"Keli",
"Gia",
"Latricia",
"Lizette",
"Cristine",
"Timothy",
"Bethann",
"Tabatha",
"Joelle",
"Lara",
"Sonji",
"Tamatha",
"Tasha",
"Tatia",
"Gidget",
"Latonia",
"Brandi",
"Lashawn",
"Nichole",
"Alissa",
"Demetra",
"Joell",
"Inger",
"Caprice",
"Dominique",
"Denita",
"Mellissa",
"Lia",
"Catrina",
"Milissa",
"Sunday",
"Christian",
"Meghan",
"Andria",
"Christopher",
"Nichelle",
"Marlo",
"Cami",
"Anissa",
"Josette",
"Lissette",
"Adriane",
"Windy",
"Kami",
"Buffy",
"Brandy",
"Karie",
"Keisha",
"Wende",
"Tawnya",
"Danelle",
"Misti",
"Tisha",
"Larissa",
"Darcie",
"Jeffrey",
"Mayra",
"Sebrina",
"Casey",
"Ericka",
"Towanda",
"Michaela",
"Cristy",
"Cherise",
"Tanja",
"Carie",
"Steven",
"Carri",
"Tiffani",
"Coretta",
"Tamiko",
"Tamika",
"Chantel",
"Shannan",
"Kristal",
"Davina",
"Shanon",
"Kirstin",
"Latrice",
"Joey",
"Jolie",
"Cristi",
"Cori",
"Kenya",
"Araceli",
"Stephenie",
"Melissia",
"Chantal",
"Corrina",
"Gillian",
"Rolanda",
"Nicola",
"Kellee",
"Shani",
"Chanda",
"Cinnamon",
"Chelsea",
"Ami",
"Racquel",
"Nicolle",
"Autumn",
"Kisha",
"Latasha",
"Shonna",
"Christin",
"Latisha",
"Corey",
"Dione",
"Jada",
"Kyra",
"Mindi",
"Brian",
"Shona",
"Eric",
"Mellisa",
"Christen",
"Alexandria",
"Sharonda",
"Julissa",
"Britt",
"Scott",
"Karina",
"Kira",
"Tawanda",
"Marisela",
"Terra",
"Lashonda",
"Tera",
"Toya",
"Carissa",
"Stefani",
"Kasey",
"Kesha",
"Tisa",
"Maya",
"Angella",
"Tiffanie",
"Trista",
"Raina",
"Crista",
"Kristan",
"Tawanna",
"Niki",
"Serina",
"Shay",
"Shawnda",
"Tosha",
"Christel",
"Tracee",
"Dyan",
"Tanisha",
"Chantelle",
"Elisha",
"Stephany",
"Treena",
"Yesenia",
"Candida",
"Tarsha",
"Tameka",
"Ayanna",
"Jenni",
"Brandie",
"Shantel",
"Ebony",
"Shayla",
"Kia",
"Alysia",
"Jason",
"Summer",
"Jenna",
"Brittany",
"Latoya",
"Cristal",
"Shanta",
"Shalonda",
"Angelic",
"Brenna",
"Alycia",
"Damaris",
"Consuela",
"Lashanda",
"Adria",
"Shea",
"Lasonya",
"Shara",
"Katina",
"Catina",
"Cher",
"Lakisha",
"Chastity",
"Nikole",
"Contina",
"Chiquita",
"Shane",
"Chasity",
"Nichol",
"Brandee",
"Camisha",
"Lakesha",
"Anika",
"Cherilyn",
"Alejandra",
"Lakeisha",
"Latosha",
"Keena",
"Sasha",
"Nikita",
"Cory",
"Cristin",
"Dusty",
"Rocio",
"Tomika",
"Tomeka",
"Racheal",
"Griselda",
"Daniel",
"Kenyatta",
"Keesha",
"Brook",
"Liliana",
"Stephaine",
"Bree",
"Latrina",
"Felisha",
"Layla",
"Celena",
"Jenniffer",
"Rebeca",
"Sherita",
"Kori",
"Matthew",
"Alethea",
"Carly",
"Aisha",
"Cicely",
"Anitra",
"Bianca",
"Vonetta",
"Latarsha",
"Nyree",
"Alexa",
"Fatima",
"Jasmine",
"Keshia",
"Daniela",
"Aubrey",
"Danyelle",
"Mendy",
"Charissa",
"Shantell",
"Marquita",
"Briana",
"Chanel",
"Danyell",
"Nakia",
"Sunshine",
"Lindsey",
"Nia",
"Nikia",
"Regan",
"Jamila",
"Tanika",
"Brande",
"Cortney",
"Meagan",
"Jasmin",
"Maranda",
"Lakeshia",
"Kyla",
"Syreeta",
"Luciana",
"Tobi",
"Alanna",
"Mistie",
"Tamica",
"Carisa",
"Cherish",
"Cecily",
"Haley",
"Mandi",
"Ryan",
"Trinity",
"Daniele",
"Tamisha",
"Tanesha",
"Danyel",
"Gabriella",
"Lacey",
"Tiana",
"Mandie",
"Harmony",
"Shameka",
"Spring",
"Destiny",
"Nakisha",
"Tamekia",
"Ayana",
"Jade",
"Rashida",
"Yadira",
"Alesha",
"Kacey",
"Shawanda",
"Shamika",
"Takisha",
"Reagan",
"Pepper",
"Kandice",
"Alina",
"Meggan",
"Aaron",
"Farrah",
"Tennille",
"Nadia",
"Jaimie",
"Rhiannon",
"Jillian",
"Jammie",
"January",
"Khalilah",
"Janae",
"Jaimee",
"Farah",
"Chana",
"Mackenzie",
"Sommer",
"Shayna",
"Shasta",
"Torrie",
"Ashlee",
"Carina",
"Chaka",
"Jamey",
"Trish",
"Rayna",
"Tory",
"Morgan",
"Brianna",
"Eboni",
"Kenisha",
"Caitlin",
"Latoria",
"Torie",
"Venessa",
"Shanika",
"Shandra",
"Kizzy",
"Devon",
"Raven",
"Qiana",
"Talia",
"Hayley",
"Shawnte",
"Shante",
"Salena",
"Liana",
"Quiana",
"Kamilah",
"Shalon",
"Latesha",
"Iesha",
"Brittney",
"Danica",
"Jenelle",
"Yasmin",
"Lashunda",
"Malia",
"Adrianna",
"Tarah",
"Tenisha",
"Kelsey",
"Shawnna",
"Chante",
"Karissa",
"Corie",
"Jeremy",
"Chrissy",
"Kylie",
"Aja",
"Devin",
"Meghann",
"Crissy",
"Kiley",
"Meaghan",
"Shavon",
"Brianne",
"Krissy",
"Jordan",
"Shavonne",
"Lacie",
"Shanita",
"Desirae",
"Abbey",
"Lyndsey",
"Shaunna",
"Marlana",
"Ariane",
"Kylee",
"Ariel",
"Cody",
"Sierra",
"Leia",
"Natosha",
"Ariana",
"Somer",
"Ashleigh",
"Star",
"Alaina",
"Casie",
"Micah",
"Kindra",
"Joshua",
"Precious",
"Kiana",
"Winter",
"Viviana",
"Breanne",
"Siobhan",
"Maren",
"Kylene",
"Breanna",
"Ashanti",
"Asia",
"Lyndsay",
"Sharee",
"Kacy",
"Princess",
"Ayesha",
"Rikki",
"Taylor",
"Lynsey",
"Quinn",
"Shaneka",
"Linsey",
"Loni",
"Perla",
"Kristyn",
"Anya",
"Mariana",
"Renada",
"Kacie",
"Britney",
"Cheyenne",
"Reyna",
"Blair",
"Chimere",
"Kaci",
"Justin",
"Brynn",
"Laci",
"Tai",
"Ashlie",
"Jessi",
"Cameron",
"Tatiana",
"Kati",
"Krystle",
"Tierra",
"Tiara",
"Fallon",
"Brandon",
"Evita",
"Kaitlin",
"Martine",
"Kassandra",
"Jesica",
"Alexia",
"Toccara",
"Latoyia",
"Tashina",
"Chaya",
"Joi",
"Daniella",
"Cassidy",
"Jonathan",
"Katelyn",
"Kandace",
"Shanell",
"Kourtney",
"Nereida",
"Jazmin",
"Chelsey",
"Kaleena",
"Kala",
"Kassie",
"Jenilee",
"Emilee",
"Cassondra",
"Shaina",
"Shakira",
"Ciara",
"Hailey",
"Kali",
"Shena",
"Falon",
"Tawny",
"Arielle",
"Ashly",
"Chelsie",
"Tenika",
"Sharita",
"Cristen",
"Tabetha",
"Tristan",
"Krysta",
"Carley",
"Arianna",
"Mallory",
"Kaitlyn",
"Ciji",
"Ashely",
"Kirby",
"Giselle",
"Tess",
"Maegan",
"Echo",
"Stevie",
"Dwan",
"Britni",
"Ashli",
"Paola",
"Ashlea",
"Caitlyn",
"Bailey",
"Tyesha",
"Maira",
"Brittani",
"Tasia",
"Santana",
"Grisel",
"Kristian",
"Kaylee",
"Tyler",
"Shenna",
"Teela",
"Savanna",
"Breann",
"Mckenzie",
"Janessa",
"Kasandra",
"Markita",
"Karly",
"Magen",
"Dannielle",
"Nicholas",
"Cierra",
"Sade",
"Krystina",
"Micaela",
"Domonique",
"Dominque",
"Madison",
"Ciera",
"Brittni",
"Kayleigh",
"Britany",
"Paris",
"Alyse",
"Deandra",
"Brittny",
"Kaley",
"Alysha",
"Jazmine",
"Shaquita",
"Krysten",
"Brittanie",
"Krystin",
"Magan",
"Katelin",
"Violeta",
"Ali",
"Kasie",
"Jessika",
"Kelsie",
"Mariel",
"Shira",
"Jaqueline",
"Amberly",
"Samatha",
"Ashton",
"Eliana",
"Halley",
"Kaleigh",
"Nakita",
"Phylicia",
"Alexander",
"Brittaney",
"Katlyn",
"Shardae",
"Jerrica",
"Porsha",
"Britta",
"Sharde",
"Cherrelle",
"Katelynn",
"Mallorie",
"Cherelle",
"Malorie",
"Sable",
"Kaila",
"Brett",
"Ashlyn",
"Shanae",
"Sharday",
"Fabiola",
"Eden",
"Iliana",
"Kyrie",
"Leandra",
"Diamond",
"Shatara",
"Kortney",
"Janay",
"Channing",
"Ayla",
"Cayla",
"Yessenia",
"Skye",
"Kelsi",
"Alex",
"Jerica",
"Tiera",
"Jesenia",
"Kaela",
"Karli",
"Porsche",
"Kalyn",
"Chanelle",
"Alessandra",
"Lakendra",
"Lauryn",
"Kaycee",
"Kailey",
"Denisse",
"Jessenia",
"Anjelica",
"Sarai",
"Gabriel",
"Tianna",
"Kaylin",
"Kaylyn",
"Denisha",
"Stephani",
"Kaylie",
"Danae",
"Shanice",
"Jaleesa",
"Jalisa",
"Whitley",
"Deja",
"Taja",
"Chelsi",
"Genesis",
"Logan",
"Katlin",
"Kimber",
"Kiara",
"Brittnee",
"Kierra",
"Alexandrea",
"Anais",
"Allyssa",
"Kiersten",
"Breana",
"Diandra",
"Sarina",
"Lizbeth",
"Kiera",
"Katarina",
"Jalissa",
"Hali",
"Carli",
"Tiarra",
"Grecia",
"Moriah",
"Kaitlynn",
"Brittnie",
"Flor",
"Elizabet",
"Infant",
"Alexandr",
"Britny",
"Katherin",
"Mikayla",
"Audrianna",
"Kirstie",
"Asha",
"Jordyn",
"Baby",
"Kallie",
"Kelsea",
"Bryanna",
"Audriana",
"Danika",
"Gianna",
"Makayla",
"Martika",
"Mikaela",
"Destinee",
"Brittnay",
"Tayler",
"Yajaira",
"Yasmine",
"Shaniqua",
"Shanelle",
"Avery",
"Lizeth",
"Joana",
"Ryann",
"Isamar",
"Skylar",
"Dakota",
"Devan",
"Latifah",
"Kanisha",
"Rubi",
"Skyler",
"Mariela",
"Symone",
"Riley",
"Ivana",
"Heaven",
"Lucero",
"Shelbi",
"Alysa",
"Dulce",
"Brooklyn",
"Nataly",
"Imani",
"Kalie",
"Alannah",
"Blake",
"Fiona",
"Kanesha",
"Laken",
"Haleigh",
"Eryn",
"Elyssa",
"Shelbie",
"Demi",
"Harley",
"Ieshia",
"Makenzie",
"Shanequa",
"Karlee",
"Haylee",
"Cheyanne",
"Estefania",
"Halie",
"Devyn",
"Chynna",
"Karlie",
"Stormy",
"Delaney",
"Carlee",
"Kailee",
"Alayna",
"Mckenna",
"Shaquana",
"Tiesha",
"Brielle",
"Marcela",
"Myranda",
"Miriah",
"Alexus",
"Kelcie",
"Emerald",
"Giovanna",
"Bryana",
"China",
"Essence",
"Bria",
"Aracely",
"Aubree",
"Chelsy",
"Miesha",
"Cinthia",
"Chandler",
"Peyton",
"Payton",
"Darian",
"Brianda",
"Hailee",
"Karley",
"Ashlynn",
"Macey",
"Tatyana",
"Shawnee",
"Brea",
"Joselyn",
"Ivonne",
"Katerina",
"Marlee",
"Breonna",
"Shaniece",
"Kaylynn",
"Carson",
"Kinsey",
"Kenia",
"Destini",
"Kayley",
"Lexus",
"Selene",
"Yaritza",
"Hunter",
"Khadijah",
"Kadijah",
"Halle",
"Dylan",
"Brionna",
"Destiney",
"Jazmyn",
"Yazmin",
"Kendal",
"Montana",
"Itzel",
"Kassidy",
"Coraima",
"Shannen",
"Kailyn",
"Sage",
"Kalene",
"Katlynn",
"Lexi",
"Deyanira",
"Yasmeen",
"Shyanne",
"Viridiana",
"Kaylene",
"Crysta",
"Reina",
"Alondra",
"Kayli",
"Nayeli",
"Jasmyn",
"Aspen",
"Jasmyne",
"Austin",
"Paloma",
"Eleni",
"Hana",
"Aaliyah",
"Aliyah",
"Justice",
"Dalia",
"Kennedy",
"Zhane",
"Mckayla",
"Clarisa",
"Darby",
"Mikala",
"Dayana",
"Maddison",
"Kianna",
"Addison",
"Kenzie",
"Bailee",
"Sydnee",
"Haylie",
"Nohely",
"Marley",
"Makenna",
"Rylee",
"Vanesa",
"Cydney",
"Aleah",
"Shyann",
"Drew",
"Valentina",
"Caitlynn",
"Tatum",
"Adilene",
"London",
"Isis",
"Tatianna",
"Baylee",
"Shania",
"Jocelyne",
"Lyric",
"Daisha",
"Kaelyn",
"Jayla",
"Dasia",
"Emely",
"Sydni",
"Abbigail",
"Miracle",
"Zoey",
"Unique",
"Iridian",
"Brooklynn",
"Alia",
"Tristen",
"Keanna",
"Alivia",
"Daija",
"Sydnie",
"Fernanda",
"Daja",
"Lesly",
"Annika",
"Kyleigh",
"Sienna",
"Ciarra",
"Maci",
"Destany",
"Tamia",
"Moesha",
"Odalys",
"Yamilex",
"Zaria",
"Mireya",
"Alize",
"Xena",
"Dania",
"Katia",
"Maia",
"Amani",
"Shianne",
"Chase",
"Amari",
"Madisen",
"Odalis",
"Kaylah",
"Sarahi",
"Haven",
"Jailene",
"Jazlyn",
"Alyssia",
"Chyna",
"Estefany",
"Sheridan",
"Ansley",
"Madyson",
"Jaycie",
"Jacey",
"Lexis",
"Daijah",
"Joslyn",
"Dejah",
"Jaden",
"Yulissa",
"Anahi",
"Reilly",
"Aylin",
"Julisa",
"Salma",
"Madisyn",
"Erykah",
"Gisselle",
"Raegan",
"Tea",
"Estrella",
"Jayda",
"Rylie",
"Camryn",
"Makala",
"Taya",
"Kaylan",
"Camila",
"Annalise",
"Jazmyne",
"Keeley",
"Shaylee",
"Savana",
"Armani",
"Madelynn",
"Micayla",
"Maeve",
"Nautica",
"Cali",
"Serenity",
"Yulisa",
"Baylie",
"Samara",
"Mya",
"Ally",
"Kamryn",
"Myah",
"Reanna",
"Madilyn",
"Felicity",
"Ireland",
"Hayden",
"Skyla",
"Willow",
"Jaida",
"Jayden",
"Abigayle",
"Jaelyn",
"Rhianna",
"Amira",
"Shae",
"Zoie",
"Kameron",
"Caleigh",
"Abril",
"Deasia",
"Hadley",
"Kaylen",
"Tayla",
"Jensen",
"Presley",
"Alexys",
"Jaycee",
"Jayde",
"Kennedi",
"Amaya",
"Piper",
"Aniya",
"Noelia",
"Kiarra",
"Jadyn",
"Shaniya",
"Teagan",
"Keara",
"Parker",
"Emmalee",
"Aiyana",
"Miya",
"Jalyn",
"Nyasia",
"Aniyah",
"Jaylene",
"Kyara",
"Citlalli",
"Abigale",
"Isabela",
"Tatyanna",
"Journey",
"Ryleigh",
"Aliya",
"Sky",
"Jaiden",
"Shyla",
"Bryn",
"Abagail",
"Izabella",
"Nya",
"Saige",
"Jakayla",
"Litzy",
"Brisa",
"Amya",
"Jackeline",
"Kaya",
"Jaquelin",
"Hailie",
"Nyah",
"Amara",
"Dariana",
"Yamilet",
"Monserrat",
"Jaylin",
"Reese",
"Cielo",
"Aryanna",
"Anaya",
"Arely",
"Kaia",
"Maryam",
"Anjali",
"Lilliana",
"Amiya",
"Belen",
"Aliza",
"Keira",
"Janiya",
"Ashtyn",
"Neha",
"Laisha",
"Amina",
"Jailyn",
"Kenna",
"Iyana",
"Maiya",
"Marlen",
"Nevaeh",
"Ainsley",
"Yuliana",
"Beyonce",
"Nayely",
"Johana",
"Nallely",
"Kaiya",
"Meadow",
"Makaila",
"Kya",
"Ximena",
"Jimena",
"Melany",
"Jamya",
"Taina",
"Aubrie",
"Frida",
"Kaliyah",
"Mikaila",
"Taliyah",
"Taniya",
"Citlali",
"Annabella",
"Dafne",
"Hayleigh",
"Yoselin",
"Areli",
"Madalynn",
"Priscila",
"Miah",
"Jaidyn",
"Keila",
"Natalya",
"Jaylynn",
"Rianna",
"Sheyla",
"Aryana",
"Elle",
"Lisbeth",
"Evelin",
"Makena",
"Jaliyah",
"Emerson",
"Keyla",
"Giana",
"Maleah",
"Shreya",
"Maliyah",
"Samira",
"Jalynn",
"Akira",
"Galilea",
"Riya",
"Cadence",
"Iyanna",
"Kiya",
"Jaylyn",
"Estefani",
"Yareli",
"Dayanara",
"Janiyah",
"Taniyah",
"Sanaa",
"Yahaira",
"Kadence",
"Amiyah",
"Tamya",
"Sherlyn",
"Campbell",
"Natalee",
"Lainey",
"Kayden",
"Angeles",
"Karyme",
"Arly",
"Rowan",
"Saniya",
"Sariah",
"Phoenix",
"Kaydence",
"Rory",
"Alani",
"Amaris",
"Charlize",
"Kimora",
"Xiomara",
"Marin",
"Diya",
"Harper",
"Treasure",
"Aleena",
"Saniyah",
"Addyson",
"Karis",
"Gracelyn",
"Jaylee",
"Nathaly",
"Livia",
"Jayleen",
"Janiah",
"Gwyneth",
"Jaylen",
"Zariah",
"Averie",
"Heidy",
"Mikalah",
"Emery",
"Arleth",
"Karma",
"Siena",
"Jaelynn",
"Anabelle",
"Naima",
"Anneliese",
"Zara",
"Elliana",
"Kinsley",
"Selah",
"Jolette",
"Brylee",
"Myla",
"Yuridia",
"Montserrat",
"Valery",
"Finley",
"Lilianna",
"Leyla",
"Zion",
"Rihanna",
"Addisyn",
"Akeelah",
"Adison",
"Lilyana",
"Nathalia",
"Paisley",
"Yaretzi",
"Scarlet",
"Braelyn",
"Kamila",
"Cailyn",
"Bethzy",
"Adyson",
"Joselin",
"Mariyah",
"Kinley",
"Jaylah",
"Charlee",
"Adamaris",
"Malaya",
"Mckinley",
"Khloe",
"Amirah",
"Briley",
"Jorja",
"Rayne",
"Sanai",
"Dahlia",
"Lorelai",
"Neveah",
"Izabelle",
"Miley",
"Mylee",
"Jordin",
"Jaslene",
"Audrina",
"Azul",
"Marely",
"Shiloh",
"Madilynn",
"Jaeda",
"Jazlynn",
"Londyn",
"Giada",
"Adelyn",
"Jocelynn",
"Mylie",
"Adalyn",
"Aliana",
"Giuliana",
"Azaria",
"Zaniyah",
"Alyvia",
"Joseline",
"Kelis",
"Lillianna",
"Kylah",
"Hadassah",
"Allisson",
"Caylee",
"Mareli",
"Dayami",
"Alisson",
"Nylah",
"Jazlene",
"Adalynn",
"Jaslyn",
"Gemma",
"Lailah",
"Brynlee",
"Raelynn",
"Marlie",
"Anabella",
"Ariella",
"Kamari",
"Kamora",
"Paityn",
"Payten",
"Amiah",
"Averi",
"Avah",
"Karsyn",
"Jamiya",
"Laylah",
"Carleigh",
"Kenley",
"Sloane",
"Elianna"};
// ── utils.pde
String getNewName(int howMany) {
  String name = "";
  //int len = (int) random(1, 3);

  for (int i = 0; i < howMany; i += 1) {
    int idx = (int)random(0, names.length);

    if (name.length() == 0) {
      name = names[idx];
    } else {
      name += "-"+names[idx];
    }
  }

  return name;
}

boolean outOfBounds(float x,float y) {
  boolean answer = true;
  
  if (x >= boundaryTopLeft.x && x < boundaryBottomRight.x && y >= boundaryTopLeft.y && y < boundaryBottomRight.y) {
    answer = false;
  }
  
  return answer;
}

String[] nameParts = {
  "ma", "me", "mo", "mu", 
  "la", "le", "lo", "lu", 
  "ka", "ke", "ko", "ku", 
  "da", "de", "do", "du", 
  "ta", "te", "to", "tu", 
  "ra", "re", "ro", "ru", 
  "pa", "pe", "po", "pu", 
  "lan", "man", "pan", "dan", 
  "ken", "ren", "pen", 
  "kang", "rang", "pang", 
  "mar", "lar", "kar", 
  "sen", "san", "son"};
